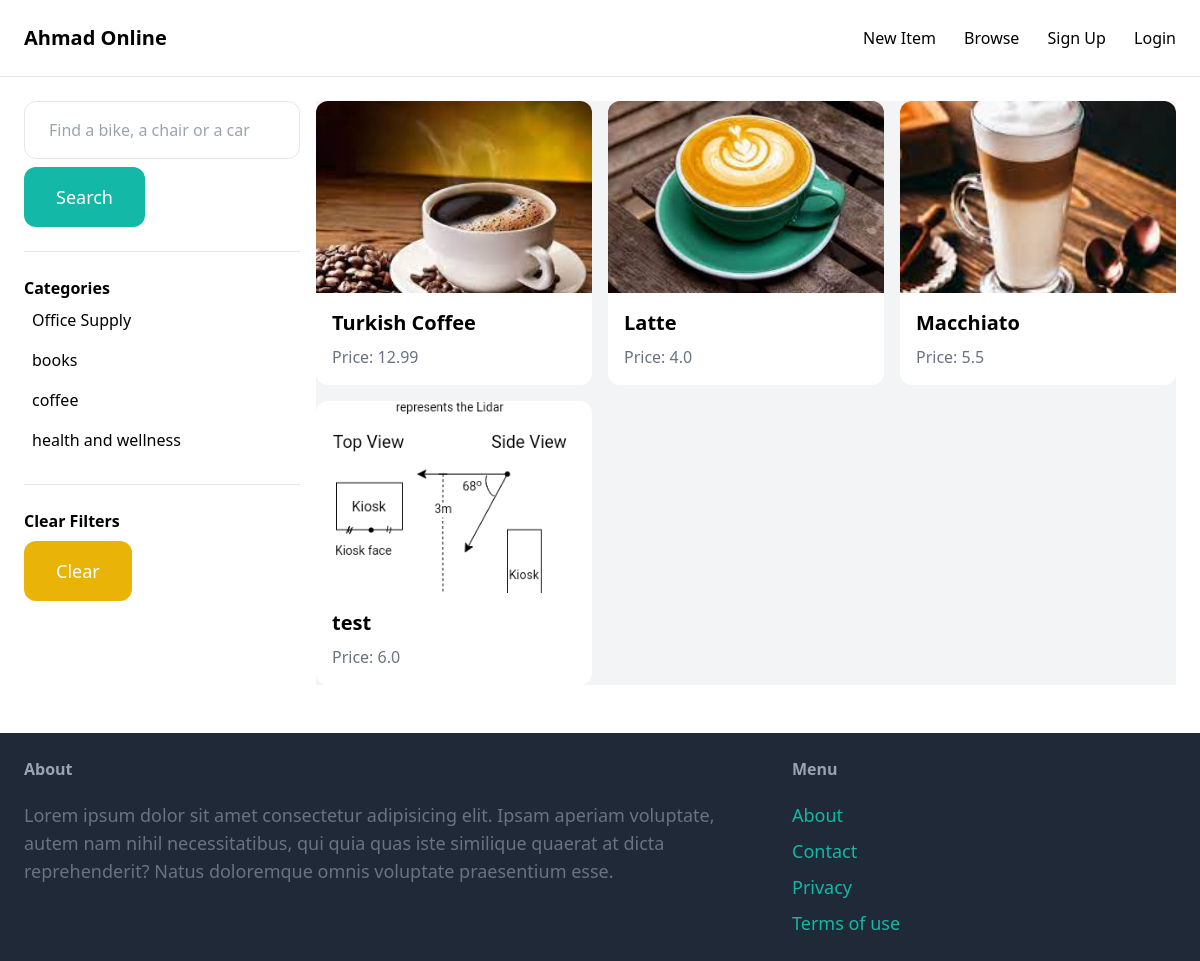
The app's page /items/ with its own data.
### item/models.py (models this page shows, shortened)
class Category(models.Model):
    name=models.CharField(max_length=255)
    class Meta:
        ordering=('name',)
        verbose_name_plural='Categories'

class Item(models.Model):
    category=models.ForeignKey(Category, related_name='items',on_delete=models.CASCADE)
    name=models.CharField(max_length=255)
    description=models.TextField(null=True, blank=True)
    price=models.FloatField()
    image=models.ImageField(upload_to='item_images', blank=True, null=True)
    is_sold=models.BooleanField()
    created_by=models.ForeignKey(User, related_name='items',on_delete=models.CASCADE)
    created_at=models.DateTimeField(auto_now_add=True)

### item/views.py (the view)
# urls.py: path('items/', include('item.urls')),
def items(request):
    query = request.GET.get('query', '')
    category_id = request.GET.get('category', 0)
    categories = Category.objects.all()
    items = Item.objects.filter(is_sold=False)
    if category_id:
        items = items.filter(category_id=category_id)
    if query:
        items = items.filter(Q(name__icontains=query) | Q(description__icontains=query))
    return render(request, 'item/items.html', {
        'items': items,
        'query': query,
        'categories': categories,
        'category_id': int(category_id)
    })

### item/templates/item/items.html (shortened to what this page needs)
{% extends 'core/base.html' %}
{% block content %}
<div class="pb-6 grid grid-cols-4 gap-4">
    <div class="col-span-1">
        <form action="{% url 'item:items' %}" method="get">
            <input type="text" name="query" class="w-full py-4 px-6 border rounded-xl" value="{{ query }}" placeholder="Find a bike, a chair or a car">
            <button class="mt-2 py-4 px-8 text-lg bg-teal-500 text-white rounded-xl">Search</button>
        </form>
        <hr class="my-6">
        <div class="font-semibold">Categories</div>
        <ul>
            {% for category in categories %}
                <li class="py-2 px-2 rounded-xl {% if category.id == category_id %}bg-gray-200{% endif %}">
                    <a href="{% url 'item:items' %}?query={{ query }}&category={{ category.id }}">{{ category.name }}</a>
                </li>
            {% endfor %}
        </ul>
        <hr class="my-6">
        <div class="font-semibold">Clear Filters</div>
        <ul>
            <li>
                <a href="{% url 'item:items' %}" class="mt-2 py-4 px-8 inline-block bg-yellow-500 text-lg rounded-xl text-white">Clear</a>
            </li>
        </ul>
    </div>
    <div class="col-span-3">
        <div class="grid grid-cols-1 sm:grid-cols-2 md:grid-cols-3 lg:grid-cols-3 xl:grid-cols-4 gap-4 bg-gray-100">
            {% for item in items %}
            <div>
                <a href="{% url 'item:detail' item.id %}">
                    <div>
                        <img src="{{ item.image.url }}" alt="{{ item.name }}" class="w-full h-48 object-cover object-center rounded-t-xl">
                    </div>
                    <div class="p-4 bg-white rounded-b-xl">
                        <h2 class="text-xl font-semibold mb-2">{{ item.name }}</h2>
                        <p class="text-gray-500">Price: {{ item.price }}</p>
                    </div>
                </a>
            </div>
            {% endfor %}
        </div>
    </div>
</div>
{% endblock %}

### records on screen
Category: name "Office Supply"
Category: name "books"
Category: name "coffee"
Category: name "health and wellness"
Item: image (picture), name "Turkish Coffee", price "12.99"
Item: image (picture), name "Latte", price "4.0"
Item: image (picture), name "Macchiato", price "5.5"
Item: image (picture), name "test", price "6.0"
